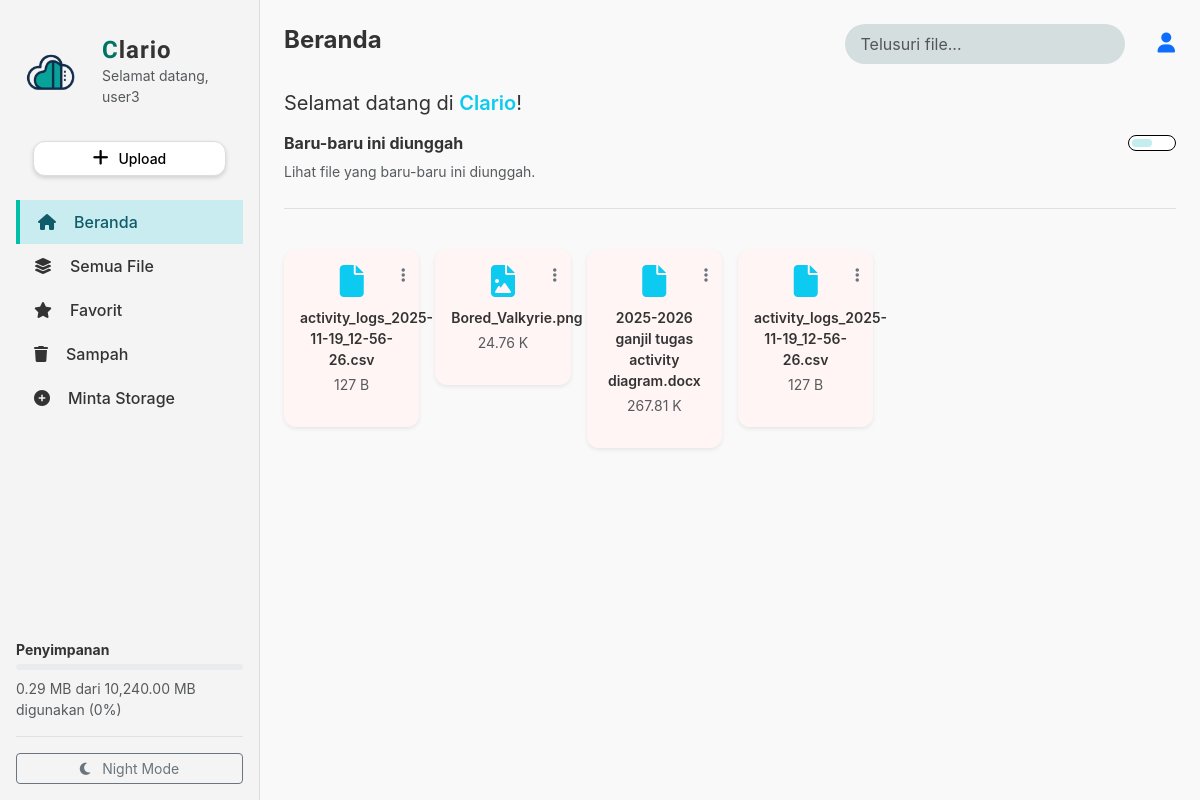
/app/public/index.php (signed in), run on the app's committed database.
### tables this page shows
CREATE TABLE `users` (
  `id` int(10) UNSIGNED NOT NULL,
  `username` varchar(50) NOT NULL,
  `email` varchar(100) NOT NULL,
  `password` varchar(255) NOT NULL,
  `full_name` varchar(100) DEFAULT NULL,
  `storage_quota` bigint(20) UNSIGNED DEFAULT 5368709120 COMMENT 'Storage quota in bytes (default 5GB)',
  `storage_used` bigint(20) UNSIGNED DEFAULT 0 COMMENT 'Storage used in bytes',
  `avatar` varchar(255) DEFAULT NULL,
  `is_active` tinyint(1) NOT NULL DEFAULT 1,
  `is_admin` tinyint(1) NOT NULL DEFAULT 0,
  `last_login` timestamp NULL DEFAULT NULL,
  `created_at` timestamp NOT NULL DEFAULT current_timestamp(),
  `updated_at` timestamp NOT NULL DEFAULT current_timestamp() ON UPDATE current_timestamp()
);

CREATE TABLE `files` (
  `id` int(10) UNSIGNED NOT NULL,
  `user_id` int(10) UNSIGNED DEFAULT NULL,
  `category_id` int(10) UNSIGNED DEFAULT NULL,
  `filename` varchar(255) NOT NULL,
  `file_path` varchar(500) DEFAULT NULL,
  `thumbnail_path` varchar(500) DEFAULT NULL,
  `original_name` varchar(255) NOT NULL,
  `description` text DEFAULT NULL,
  `mime` varchar(100) DEFAULT NULL,
  `extension` varchar(20) DEFAULT NULL,
  `size` bigint(20) UNSIGNED DEFAULT 0,
  `download_count` int(10) UNSIGNED DEFAULT 0,
  `uploaded_at` timestamp NOT NULL DEFAULT current_timestamp(),
  `last_accessed` timestamp NULL DEFAULT NULL,
  `is_favorite` tinyint(1) NOT NULL DEFAULT 0,
  `is_trashed` tinyint(1) NOT NULL DEFAULT 0,
  `trashed_at` timestamp NULL DEFAULT NULL
);

### app/public/connection.php (called while the page is built, shortened)
<?php
class DatabaseConnection
{
    private static $instance = null;
    private $pdo = null;
    private $host = '127.0.0.1';
    private $db = 'clariocloud';
    private $user = 'root';
    private $pass = '';
    private $charset = 'utf8mb4';
    private function __construct()
    {
        try {
            $dsn = "mysql:host={$this->host};dbname={$this->db};charset={$this->charset}";
            $options = [
                PDO::ATTR_ERRMODE            => PDO::ERRMODE_EXCEPTION,
                PDO::ATTR_DEFAULT_FETCH_MODE => PDO::FETCH_ASSOC,
                PDO::ATTR_EMULATE_PREPARES   => false,
                PDO::ATTR_PERSISTENT         => true,
            ];
            $this->pdo = new PDO($dsn, $this->user, $this->pass, $options);
        } catch (PDOException $e) {
            error_log("Database Connection Error: " . $e->getMessage());
            throw new Exception("Could not connect to database. Please check your configuration.");
        }
    }
    public static function getInstance()
    {
        if (self::$instance === null) {
            self::$instance = new self();
        }
        return self::$instance;
    }
    public function getConnection()
    {
        return $this->pdo;
    }
}
function getDB()
{
    return DatabaseConnection::getInstance()->getConnection();
}
function query($sql, $params = [])
{
    $pdo = getDB();
    $stmt = $pdo->prepare($sql);
    $stmt->execute($params);
    return $stmt;
}
function fetchAll($sql, $params = [])
{
    $stmt = query($sql, $params);
    return $stmt->fetchAll();
}
function fetchOne($sql, $params = [])
{
    $stmt = query($sql, $params);
    return $stmt->fetch();
}

### app/src/StorageManager.php (called while the page is built, shortened)
<?php
require_once __DIR__ . '/../public/connection.php';
class StorageManager
{
    public function __construct()
    {
        $this->uploadDir = __DIR__ . '/../public/uploads';
    }
    public function getUserFiles($userId, $filters = [])
    {
        $sql = "SELECT f.*, c.name as category_name, c.icon as category_icon, c.color as category_color
                FROM files f
                LEFT JOIN file_categories c ON f.category_id = c.id
                WHERE f.user_id = ? AND f.is_trashed = 0";
        $params = [$userId];
        $sql .= " ORDER BY f.uploaded_at DESC";
        return fetchAll($sql, $params);
    }
}

### app/public/file_functions.php (called while the page is built, shortened)
<?php
function human_filesize($bytes, $decimals = 2)
{
    $sz = 'BKMGTP';
    $factor = $bytes > 0 ? floor(log($bytes, 1024)) : 0;
    $factor = (int) $factor;
    if ($factor === 0) return $bytes . ' B';
    $unit = isset($sz[$factor]) ? $sz[$factor] : $sz[strlen($sz) - 1];
    return sprintf("%.{$decimals}f %s", $bytes / pow(1024, $factor), $unit);
}

### app/public/index.php (the view, shortened to what this page needs)
<?php
require_once __DIR__ . '/connection.php';
require_once __DIR__ . '/file_functions.php';
$userId = $_SESSION['user_id'] ?? null;
$items = [];
if ($userId && file_exists(__DIR__ . '/../src/StorageManager.php')) {
    require_once __DIR__ . '/../src/StorageManager.php';
    $sm = new StorageManager();
    $dbItems = $sm->getUserFiles($userId);
    if ($dbItems) {
        foreach ($dbItems as $it) {
            $items[] = [
                'id' => $it['id'] ?? 0,
                'name' => $it['original_name'] ?? $it['filename'],
                'size' => $it['size'] ?? ($it['file_size'] ?? 0),
                'url' => 'uploads/' . ($it['thumbnail_path'] ?: $it['file_path']),
                'mime' => $it['mime'] ?? $it['mime_type'] ?? 'application/octet-stream',
                'is_favorite' => $it['is_favorite'] ?? 0,
            ];
        }
    }
}
usort($items, function($a,$b){ return intval($b['id'] ?? 0) - intval($a['id'] ?? 0); });
$items = array_slice($items, 0, 10);
?>
<!DOCTYPE html>
<html lang="id">
<head>
    <link href="https://cdn.jsdelivr.net/npm/bootstrap@5.3.3/dist/css/bootstrap.min.css" rel="stylesheet">
    <link rel="stylesheet" href="https://cdnjs.cloudflare.com/ajax/libs/font-awesome/6.6.0/css/all.min.css">
    <link rel="stylesheet" href="assets/css/style.css">
</head>
<body style="background-color:var(--bg-primary);">
<div class="d-flex">
    <?php include __DIR__ . '/sidebar.php'; ?>
    <div class="main flex-grow-1 p-4">
        <div class="d-flex justify-content-between align-items-center mb-4">
            <h4 class="fw-bold">Beranda</h4>
            <div class="d-flex align-items-center header-controls">
                <div class="search-bar d-flex align-items-center">
                    <input type="text" class="form-control rounded-pill" placeholder="Telusuri file..." style="background-color:#d4dedf; width:280px;">
                </div>
                <button class="btn btn-link p-0 ms-3" data-bs-toggle="modal" data-bs-target="#profileModal" title="Akun"><i class="fa fa-user fs-5"></i></button>
            </div>
        </div>
        <div class="header-section d-flex justify-content-between align-items-center mb-4">
            <div>
                <p class="fs-5 mb-1">Selamat datang di <span class="text-info fw-semibold">Clario</span>!</p>
                <h6 class="fw-bold mt-3">Baru-baru ini diunggah</h6>
                <p class="text-muted small">Lihat file yang baru-baru ini diunggah.</p>
            </div>
            <div class="view-toggle">
                <button class="toggle-btn active" id="grid-view" title="Tampilan Kotak"><span class="iconify" data-icon="mdi:view-grid-outline" data-width="18"></span></button>
                <button class="toggle-btn" id="list-view" title="Tampilan Daftar"><span class="iconify" data-icon="mdi:view-list-outline" data-width="18"></span></button>
            </div>
        </div>
        <div class="row g-3 mt-3" id="file-grid" data-page="home">
            <?php foreach ($items as $it):
                $fileId = intval($it['id'] ?? 0);
                $fileName = htmlspecialchars($it['name'] ?? ($it['filename'] ?? 'file'), ENT_QUOTES);
                $fileSizeStr = is_numeric($it['size'] ?? null) ? human_filesize($it['size']) : htmlspecialchars($it['size'] ?? '');
                $mime = $it['mime'] ?? '';
                $iconClass = 'fa-file';
                if (strpos($mime,'image/')===0) $iconClass='fa-file-image';
                elseif (strpos($mime,'video/')===0) $iconClass='fa-file-video';
                elseif (strpos($mime,'audio/')===0) $iconClass='fa-file-audio';
                elseif (strpos($mime,'pdf')!==false) $iconClass='fa-file-pdf';
                elseif (strpos($mime,'zip')!==false || strpos($mime,'compressed')!==false) $iconClass='fa-file-archive';
                $fileUrl = htmlspecialchars($it['url'] ?? '', ENT_QUOTES);
            ?>
            <div class="col-6 col-sm-4 col-md-3 col-lg-2 file-item" data-file-id="<?php echo $fileId; ?>" data-file-url="<?php echo $fileUrl; ?>" data-file-name="<?php echo $fileName; ?>">
                <div class="file-card text-center p-3 shadow-sm position-relative">
                    <div class="file-thumb mb-2"><i class="fa <?php echo $iconClass; ?> fa-2x text-info"></i></div>
                    <p class="mb-1 fw-semibold small"><?php echo $fileName; ?></p>
                    <p class="text-muted small"><?php echo $fileSizeStr; ?></p>
                    <button class="more-btn position-absolute" style="right:8px; top:8px;" aria-label="Opsi"><i class="fa fa-ellipsis-v"></i></button>
                </div>
            </div>
            <?php endforeach; ?>
        </div>
    </div>
</div>
</body>
</html>

### app/public/sidebar.php (shortened to what this page needs)
<?php
$current = basename($_SERVER['SCRIPT_NAME']);
$baseUrl = str_replace('\\', '/', dirname($_SERVER['SCRIPT_NAME']));
$baseUrl = rtrim($baseUrl, '/');
$userId = $_SESSION['user_id'] ?? null;
$user = null;
$storagePercent = 0;
$storageText = '';
if ($userId) {
    $user = fetchOne('SELECT username, email, full_name, storage_quota, storage_used, avatar FROM users WHERE id = ?', [$userId]);
    if ($user) {
        if (!empty($user['storage_quota'])) {
            $storagePercent = ($user['storage_used'] / $user['storage_quota']) * 100;
            $storagePercent = round($storagePercent, 2);
        }
        $used = isset($user['storage_used']) ? number_format($user['storage_used'] / 1024 / 1024, 2) . ' MB' : '0 B';
        $quota = isset($user['storage_quota']) ? number_format($user['storage_quota'] / 1024 / 1024, 2) . ' MB' : '0 B';
        $storageText = "$used dari $quota";
    }
}
?>
<div class="sidebar p-3 d-flex flex-column" id="sidebar">
    <div class="d-flex align-items-center mb-4 logo-container">
        <img src="assets/image/clairo.png" alt="logo" class="me-2" style="width: 70px;">
        <div>
            <h4 class="fw-bold logo-text mb-0" style="font-family: 'Krona One', sans-serif;">
                <span class="text-teal">C</span>lario
            </h4>
            <?php if ($user): ?>
            <div class="small text-muted">Selamat datang, <?php echo htmlspecialchars($user['username'] ?: $user['full_name']); ?></div>
            <?php endif; ?>
        </div>
    </div>
    <?php if (!(isset($_SESSION['is_admin']) && $_SESSION['is_admin'] == 1)): ?>
    <button id="sidebar-upload-btn" class="upload-btn mb-4" type="button">
        <i class="fa fa-plus me-1"></i> Upload
    </button>
    <?php endif; ?>
    <ul class="nav flex-column mb-4">
        <?php if (isset($_SESSION['is_admin']) && $_SESSION['is_admin'] == 1): ?>
        <li class="nav-item mt-3">
            <hr class="my-3">
            <small class="text-muted fw-bold px-3">ADMIN PANEL</small>
        </li>
        <li class="nav-item"><a href="<?php echo $baseUrl; ?>/admin/dashboard.php" class="nav-link <?php echo ($current === 'dashboard.php') ? 'active' : ''; ?>"><i class="fa fa-chart-line me-2"></i> Dashboard</a></li>
        <li class="nav-item"><a href="<?php echo $baseUrl; ?>/admin/management_user.php" class="nav-link <?php echo ($current === 'management_user.php') ? 'active' : ''; ?>"><i class="fa fa-users me-2"></i> Manajemen User</a></li>
        <li class="nav-item"><a href="<?php echo $baseUrl; ?>/admin/permintaan_storage.php" class="nav-link <?php echo ($current === 'permintaan_storage.php') ? 'active' : ''; ?>"><i class="fa fa-database me-2"></i> Permintaan Storage</a></li>
        <li class="nav-item"><a href="<?php echo $baseUrl; ?>/admin/storage_server.php" class="nav-link <?php echo ($current === 'storage_server.php') ? 'active' : ''; ?>"><i class="fa fa-server me-2"></i> Storage Server</a></li>
        <li class="nav-item"><a href="<?php echo $baseUrl; ?>/admin/file_internal.php" class="nav-link <?php echo ($current === 'file_internal.php') ? 'active' : ''; ?>"><i class="fa fa-folder-open me-2"></i> File Internal</a></li>
        <li class="nav-item"><a href="<?php echo $baseUrl; ?>/admin/activity_log.php" class="nav-link <?php echo ($current === 'activity_log.php') ? 'active' : ''; ?>"><i class="fa fa-history me-2"></i> Activity Log</a></li>
        <?php else: ?>
        <li class="nav-item"><a href="<?php echo $baseUrl; ?>/index.php" class="nav-link <?php echo ($current === 'index.php') ? 'active' : ''; ?>"><i class="fa fa-home me-2"></i> Beranda</a></li>
        <li class="nav-item"><a href="<?php echo $baseUrl; ?>/semuafile.php" class="nav-link <?php echo ($current === 'semuafile.php') ? 'active' : ''; ?>"><i class="fa fa-layer-group me-2"></i> Semua File</a></li>
        <li class="nav-item"><a href="<?php echo $baseUrl; ?>/favorit.php" class="nav-link <?php echo ($current === 'favorit.php') ? 'active' : ''; ?>"><i class="fa fa-star me-2"></i> Favorit</a></li>
        <li class="nav-item"><a href="<?php echo $baseUrl; ?>/sampah.php" class="nav-link <?php echo ($current === 'sampah.php') ? 'active' : ''; ?>"><i class="fa fa-trash me-2"></i> Sampah</a></li>
        <li class="nav-item"><a href="<?php echo $baseUrl; ?>/request_storage.php" class="nav-link <?php echo ($current === 'request_storage.php') ? 'active' : ''; ?>"><i class="fa fa-plus-circle me-2"></i> Minta Storage</a></li>
        <?php endif; ?>
    </ul>
    <div class="mt-auto">
        <?php if (!(isset($_SESSION['is_admin']) && $_SESSION['is_admin'] == 1)): ?>
        <div class="storage">
            <p class="fw-bold small mb-1">Penyimpanan</p>
            <div class="progress" style="height: 6px;">
            </div>
            <p class="small text-muted mt-1"><?php echo htmlspecialchars($storageText ?: '0 B dari 0 B'); ?> digunakan (<?php echo $storagePercent; ?>%)</p>
        </div>
        <?php endif; ?>
        <div class="mt-3 pt-3 border-top">
            <button class="btn btn-sm btn-outline-secondary w-100" onclick="toggleTheme()" title="Toggle Night Mode">
                <i class="fa fa-moon me-2"></i> <span id="theme-text">Night Mode</span>
            </button>
        </div>
    </div>
</div>

### data on the page
users: username "user3", storage_used+storage_quota "0.29 MB dari 10,240.00 MB", storagePercent "0"
files: original_name "activity_logs_2025-11-19_12-56-26.csv", size "127 B"
files: original_name "Bored_Valkyrie.png", size "24.76 K"
files: original_name "2025-2026 ganjil tugas activity diagram.docx", size "267.81 K"

### other printed values
$fileName "activity_logs_2025-11-19_12-56-26.csv"
$fileSizeStr "127 B"
